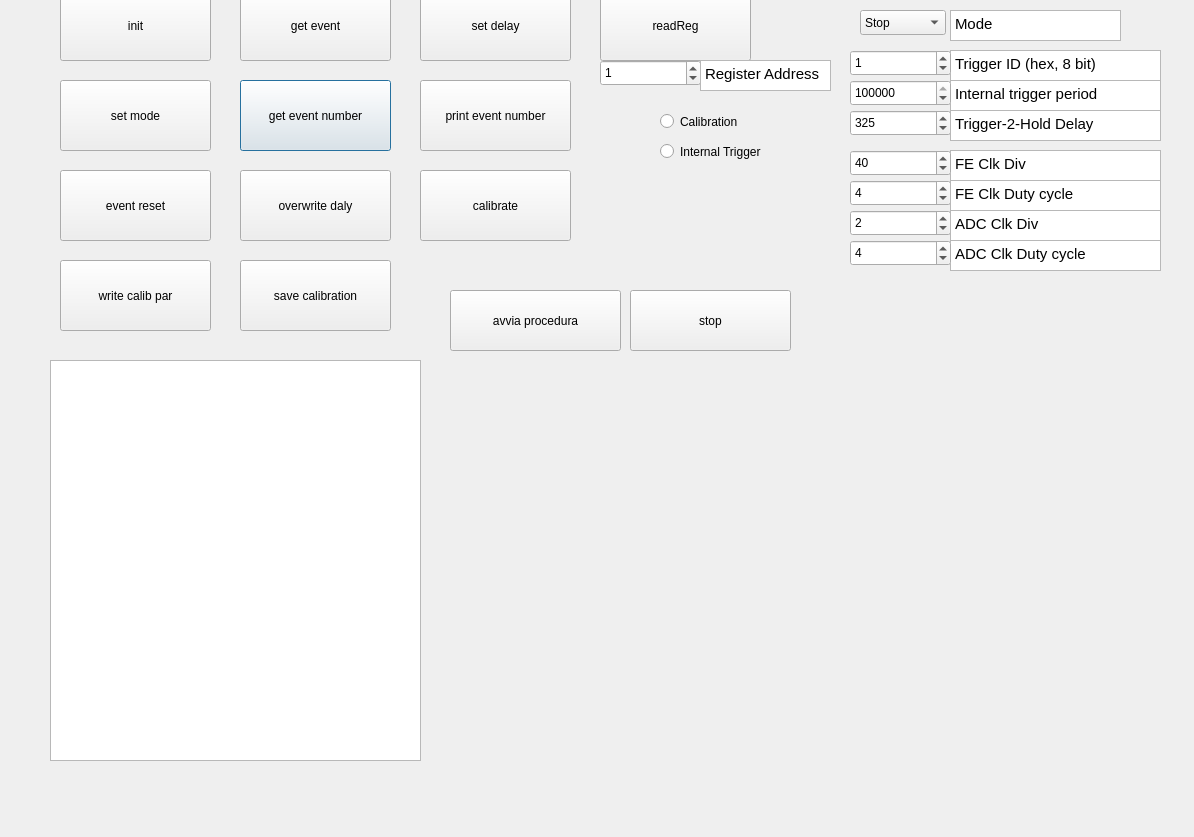
<?xml version="1.0" encoding="UTF-8"?>
<ui version="4.0">
 <class>comandiPrincipali</class>
 <widget class="QDialog" name="comandiPrincipali">
  <property name="geometry">
   <rect>
    <x>0</x>
    <y>0</y>
    <width>1194</width>
    <height>837</height>
   </rect>
  </property>
  <property name="windowTitle">
   <string>Dialog</string>
  </property>
  <widget class="QTextEdit" name="dati">
   <property name="geometry">
    <rect>
     <x>50</x>
     <y>360</y>
     <width>371</width>
     <height>401</height>
    </rect>
   </property>
  </widget>
  <widget class="QPushButton" name="geteventnumber">
   <property name="geometry">
    <rect>
     <x>240</x>
     <y>80</y>
     <width>151</width>
     <height>71</height>
    </rect>
   </property>
   <property name="text">
    <string>get event number</string>
   </property>
  </widget>
  <widget class="QPushButton" name="savecalibration">
   <property name="geometry">
    <rect>
     <x>240</x>
     <y>260</y>
     <width>151</width>
     <height>71</height>
    </rect>
   </property>
   <property name="text">
    <string>save calibration</string>
   </property>
  </widget>
  <widget class="QPushButton" name="init">
   <property name="geometry">
    <rect>
     <x>60</x>
     <y>-10</y>
     <width>151</width>
     <height>71</height>
    </rect>
   </property>
   <property name="text">
    <string>init</string>
   </property>
  </widget>
  <widget class="QPushButton" name="setdelay">
   <property name="geometry">
    <rect>
     <x>420</x>
     <y>-10</y>
     <width>151</width>
     <height>71</height>
    </rect>
   </property>
   <property name="text">
    <string>set delay</string>
   </property>
  </widget>
  <widget class="QCustomPlot" name="plot" native="true">
   <property name="geometry">
    <rect>
     <x>450</x>
     <y>360</y>
     <width>571</width>
     <height>401</height>
    </rect>
   </property>
  </widget>
  <widget class="QPushButton" name="eventreset">
   <property name="geometry">
    <rect>
     <x>60</x>
     <y>170</y>
     <width>151</width>
     <height>71</height>
    </rect>
   </property>
   <property name="text">
    <string>event reset</string>
   </property>
  </widget>
  <widget class="QPushButton" name="writecalibpar">
   <property name="geometry">
    <rect>
     <x>60</x>
     <y>260</y>
     <width>151</width>
     <height>71</height>
    </rect>
   </property>
   <property name="text">
    <string>write calib par</string>
   </property>
  </widget>
  <widget class="QPushButton" name="getevent">
   <property name="geometry">
    <rect>
     <x>240</x>
     <y>-10</y>
     <width>151</width>
     <height>71</height>
    </rect>
   </property>
   <property name="text">
    <string>get event</string>
   </property>
  </widget>
  <widget class="QPushButton" name="printeventnumber">
   <property name="geometry">
    <rect>
     <x>420</x>
     <y>80</y>
     <width>151</width>
     <height>71</height>
    </rect>
   </property>
   <property name="text">
    <string>print event number</string>
   </property>
  </widget>
  <widget class="QPushButton" name="calibrate">
   <property name="geometry">
    <rect>
     <x>420</x>
     <y>170</y>
     <width>151</width>
     <height>71</height>
    </rect>
   </property>
   <property name="text">
    <string>calibrate</string>
   </property>
  </widget>
  <widget class="QPushButton" name="avvia">
   <property name="geometry">
    <rect>
     <x>450</x>
     <y>290</y>
     <width>171</width>
     <height>61</height>
    </rect>
   </property>
   <property name="text">
    <string>avvia procedura</string>
   </property>
  </widget>
  <widget class="QPushButton" name="overwritedelay">
   <property name="geometry">
    <rect>
     <x>240</x>
     <y>170</y>
     <width>151</width>
     <height>71</height>
    </rect>
   </property>
   <property name="text">
    <string>overwrite daly</string>
   </property>
  </widget>
  <widget class="QPushButton" name="stop">
   <property name="geometry">
    <rect>
     <x>630</x>
     <y>290</y>
     <width>161</width>
     <height>61</height>
    </rect>
   </property>
   <property name="text">
    <string>stop</string>
   </property>
  </widget>
  <widget class="QPushButton" name="setmode">
   <property name="geometry">
    <rect>
     <x>60</x>
     <y>80</y>
     <width>151</width>
     <height>71</height>
    </rect>
   </property>
   <property name="text">
    <string>set mode</string>
   </property>
  </widget>
  <widget class="QPushButton" name="readReg">
   <property name="geometry">
    <rect>
     <x>600</x>
     <y>-10</y>
     <width>151</width>
     <height>71</height>
    </rect>
   </property>
   <property name="text">
    <string>readReg</string>
   </property>
  </widget>
  <widget class="QRadioButton" name="calibrationRadio">
   <property name="geometry">
    <rect>
     <x>660</x>
     <y>110</y>
     <width>131</width>
     <height>23</height>
    </rect>
   </property>
   <property name="text">
    <string>Calibration</string>
   </property>
  </widget>
  <widget class="QRadioButton" name="intTrigRadio">
   <property name="geometry">
    <rect>
     <x>660</x>
     <y>140</y>
     <width>141</width>
     <height>23</height>
    </rect>
   </property>
   <property name="text">
    <string>Internal Trigger</string>
   </property>
  </widget>
  <widget class="QSpinBox" name="TrigDelay">
   <property name="geometry">
    <rect>
     <x>850</x>
     <y>110</y>
     <width>101</width>
     <height>26</height>
    </rect>
   </property>
   <property name="maximum">
    <number>65535</number>
   </property>
   <property name="value">
    <number>325</number>
   </property>
   <property name="displayIntegerBase">
    <number>10</number>
   </property>
  </widget>
  <widget class="QTextBrowser" name="textBrowser">
   <property name="geometry">
    <rect>
     <x>950</x>
     <y>110</y>
     <width>211</width>
     <height>31</height>
    </rect>
   </property>
   <property name="html">
    <string>&lt;!DOCTYPE HTML PUBLIC &quot;-//W3C//DTD HTML 4.0//EN&quot; &quot;http://www.w3.org/TR/REC-html40/strict.dtd&quot;&gt;
&lt;html&gt;&lt;head&gt;&lt;meta name=&quot;qrichtext&quot; content=&quot;1&quot; /&gt;&lt;style type=&quot;text/css&quot;&gt;
p, li { white-space: pre-wrap; }
&lt;/style&gt;&lt;/head&gt;&lt;body style=&quot; font-family:'Ubuntu'; font-size:11pt; font-weight:400; font-style:normal;&quot;&gt;
&lt;p style=&quot; margin-top:0px; margin-bottom:0px; margin-left:0px; margin-right:0px; -qt-block-indent:0; text-indent:0px;&quot;&gt;Trigger-2-Hold Delay&lt;/p&gt;&lt;/body&gt;&lt;/html&gt;</string>
   </property>
  </widget>
  <widget class="QComboBox" name="modeBox">
   <property name="geometry">
    <rect>
     <x>860</x>
     <y>10</y>
     <width>86</width>
     <height>25</height>
    </rect>
   </property>
   <item>
    <property name="text">
     <string>Stop</string>
    </property>
   </item>
   <item>
    <property name="text">
     <string>Start</string>
    </property>
   </item>
  </widget>
  <widget class="QTextBrowser" name="textBrowser_2">
   <property name="geometry">
    <rect>
     <x>950</x>
     <y>10</y>
     <width>171</width>
     <height>31</height>
    </rect>
   </property>
   <property name="html">
    <string>&lt;!DOCTYPE HTML PUBLIC &quot;-//W3C//DTD HTML 4.0//EN&quot; &quot;http://www.w3.org/TR/REC-html40/strict.dtd&quot;&gt;
&lt;html&gt;&lt;head&gt;&lt;meta name=&quot;qrichtext&quot; content=&quot;1&quot; /&gt;&lt;style type=&quot;text/css&quot;&gt;
p, li { white-space: pre-wrap; }
&lt;/style&gt;&lt;/head&gt;&lt;body style=&quot; font-family:'Ubuntu'; font-size:11pt; font-weight:400; font-style:normal;&quot;&gt;
&lt;p style=&quot; margin-top:0px; margin-bottom:0px; margin-left:0px; margin-right:0px; -qt-block-indent:0; text-indent:0px;&quot;&gt;Mode&lt;/p&gt;&lt;/body&gt;&lt;/html&gt;</string>
   </property>
  </widget>
  <widget class="QTextBrowser" name="textBrowser_3">
   <property name="geometry">
    <rect>
     <x>950</x>
     <y>80</y>
     <width>211</width>
     <height>31</height>
    </rect>
   </property>
   <property name="html">
    <string>&lt;!DOCTYPE HTML PUBLIC &quot;-//W3C//DTD HTML 4.0//EN&quot; &quot;http://www.w3.org/TR/REC-html40/strict.dtd&quot;&gt;
&lt;html&gt;&lt;head&gt;&lt;meta name=&quot;qrichtext&quot; content=&quot;1&quot; /&gt;&lt;style type=&quot;text/css&quot;&gt;
p, li { white-space: pre-wrap; }
&lt;/style&gt;&lt;/head&gt;&lt;body style=&quot; font-family:'Ubuntu'; font-size:11pt; font-weight:400; font-style:normal;&quot;&gt;
&lt;p style=&quot; margin-top:0px; margin-bottom:0px; margin-left:0px; margin-right:0px; -qt-block-indent:0; text-indent:0px;&quot;&gt;Internal trigger period&lt;/p&gt;&lt;/body&gt;&lt;/html&gt;</string>
   </property>
  </widget>
  <widget class="QSpinBox" name="intTrigPeriod">
   <property name="geometry">
    <rect>
     <x>850</x>
     <y>80</y>
     <width>101</width>
     <height>26</height>
    </rect>
   </property>
   <property name="maximum">
    <number>999999999</number>
   </property>
   <property name="value">
    <number>50000000</number>
   </property>
   <property name="displayIntegerBase">
    <number>10</number>
   </property>
  </widget>
  <widget class="QTextBrowser" name="textBrowser_4">
   <property name="geometry">
    <rect>
     <x>950</x>
     <y>50</y>
     <width>211</width>
     <height>31</height>
    </rect>
   </property>
   <property name="html">
    <string>&lt;!DOCTYPE HTML PUBLIC &quot;-//W3C//DTD HTML 4.0//EN&quot; &quot;http://www.w3.org/TR/REC-html40/strict.dtd&quot;&gt;
&lt;html&gt;&lt;head&gt;&lt;meta name=&quot;qrichtext&quot; content=&quot;1&quot; /&gt;&lt;style type=&quot;text/css&quot;&gt;
p, li { white-space: pre-wrap; }
&lt;/style&gt;&lt;/head&gt;&lt;body style=&quot; font-family:'Ubuntu'; font-size:11pt; font-weight:400; font-style:normal;&quot;&gt;
&lt;p style=&quot; margin-top:0px; margin-bottom:0px; margin-left:0px; margin-right:0px; -qt-block-indent:0; text-indent:0px;&quot;&gt;Trigger ID (hex, 8 bit)&lt;/p&gt;&lt;/body&gt;&lt;/html&gt;</string>
   </property>
  </widget>
  <widget class="QSpinBox" name="DetID">
   <property name="geometry">
    <rect>
     <x>850</x>
     <y>50</y>
     <width>101</width>
     <height>26</height>
    </rect>
   </property>
   <property name="maximum">
    <number>255</number>
   </property>
   <property name="value">
    <number>1</number>
   </property>
   <property name="displayIntegerBase">
    <number>16</number>
   </property>
  </widget>
  <widget class="QTextBrowser" name="textBrowser_5">
   <property name="geometry">
    <rect>
     <x>950</x>
     <y>150</y>
     <width>211</width>
     <height>31</height>
    </rect>
   </property>
   <property name="html">
    <string>&lt;!DOCTYPE HTML PUBLIC &quot;-//W3C//DTD HTML 4.0//EN&quot; &quot;http://www.w3.org/TR/REC-html40/strict.dtd&quot;&gt;
&lt;html&gt;&lt;head&gt;&lt;meta name=&quot;qrichtext&quot; content=&quot;1&quot; /&gt;&lt;style type=&quot;text/css&quot;&gt;
p, li { white-space: pre-wrap; }
&lt;/style&gt;&lt;/head&gt;&lt;body style=&quot; font-family:'Ubuntu'; font-size:11pt; font-weight:400; font-style:normal;&quot;&gt;
&lt;p style=&quot; margin-top:0px; margin-bottom:0px; margin-left:0px; margin-right:0px; -qt-block-indent:0; text-indent:0px;&quot;&gt;FE Clk Div&lt;/p&gt;&lt;/body&gt;&lt;/html&gt;</string>
   </property>
  </widget>
  <widget class="QSpinBox" name="feClkDiv">
   <property name="geometry">
    <rect>
     <x>850</x>
     <y>150</y>
     <width>101</width>
     <height>26</height>
    </rect>
   </property>
   <property name="maximum">
    <number>65535</number>
   </property>
   <property name="value">
    <number>40</number>
   </property>
   <property name="displayIntegerBase">
    <number>10</number>
   </property>
  </widget>
  <widget class="QSpinBox" name="feClkDuty">
   <property name="geometry">
    <rect>
     <x>850</x>
     <y>180</y>
     <width>101</width>
     <height>26</height>
    </rect>
   </property>
   <property name="maximum">
    <number>15</number>
   </property>
   <property name="value">
    <number>4</number>
   </property>
   <property name="displayIntegerBase">
    <number>10</number>
   </property>
  </widget>
  <widget class="QTextBrowser" name="textBrowser_6">
   <property name="geometry">
    <rect>
     <x>950</x>
     <y>180</y>
     <width>211</width>
     <height>31</height>
    </rect>
   </property>
   <property name="html">
    <string>&lt;!DOCTYPE HTML PUBLIC &quot;-//W3C//DTD HTML 4.0//EN&quot; &quot;http://www.w3.org/TR/REC-html40/strict.dtd&quot;&gt;
&lt;html&gt;&lt;head&gt;&lt;meta name=&quot;qrichtext&quot; content=&quot;1&quot; /&gt;&lt;style type=&quot;text/css&quot;&gt;
p, li { white-space: pre-wrap; }
&lt;/style&gt;&lt;/head&gt;&lt;body style=&quot; font-family:'Ubuntu'; font-size:11pt; font-weight:400; font-style:normal;&quot;&gt;
&lt;p style=&quot; margin-top:0px; margin-bottom:0px; margin-left:0px; margin-right:0px; -qt-block-indent:0; text-indent:0px;&quot;&gt;FE Clk Duty cycle&lt;/p&gt;&lt;/body&gt;&lt;/html&gt;</string>
   </property>
  </widget>
  <widget class="QSpinBox" name="adcClkDiv">
   <property name="geometry">
    <rect>
     <x>850</x>
     <y>210</y>
     <width>101</width>
     <height>26</height>
    </rect>
   </property>
   <property name="maximum">
    <number>65535</number>
   </property>
   <property name="value">
    <number>2</number>
   </property>
   <property name="displayIntegerBase">
    <number>10</number>
   </property>
  </widget>
  <widget class="QTextBrowser" name="textBrowser_7">
   <property name="geometry">
    <rect>
     <x>950</x>
     <y>210</y>
     <width>211</width>
     <height>31</height>
    </rect>
   </property>
   <property name="html">
    <string>&lt;!DOCTYPE HTML PUBLIC &quot;-//W3C//DTD HTML 4.0//EN&quot; &quot;http://www.w3.org/TR/REC-html40/strict.dtd&quot;&gt;
&lt;html&gt;&lt;head&gt;&lt;meta name=&quot;qrichtext&quot; content=&quot;1&quot; /&gt;&lt;style type=&quot;text/css&quot;&gt;
p, li { white-space: pre-wrap; }
&lt;/style&gt;&lt;/head&gt;&lt;body style=&quot; font-family:'Ubuntu'; font-size:11pt; font-weight:400; font-style:normal;&quot;&gt;
&lt;p style=&quot; margin-top:0px; margin-bottom:0px; margin-left:0px; margin-right:0px; -qt-block-indent:0; text-indent:0px;&quot;&gt;ADC Clk Div&lt;/p&gt;&lt;/body&gt;&lt;/html&gt;</string>
   </property>
  </widget>
  <widget class="QTextBrowser" name="textBrowser_8">
   <property name="geometry">
    <rect>
     <x>950</x>
     <y>240</y>
     <width>211</width>
     <height>31</height>
    </rect>
   </property>
   <property name="html">
    <string>&lt;!DOCTYPE HTML PUBLIC &quot;-//W3C//DTD HTML 4.0//EN&quot; &quot;http://www.w3.org/TR/REC-html40/strict.dtd&quot;&gt;
&lt;html&gt;&lt;head&gt;&lt;meta name=&quot;qrichtext&quot; content=&quot;1&quot; /&gt;&lt;style type=&quot;text/css&quot;&gt;
p, li { white-space: pre-wrap; }
&lt;/style&gt;&lt;/head&gt;&lt;body style=&quot; font-family:'Ubuntu'; font-size:11pt; font-weight:400; font-style:normal;&quot;&gt;
&lt;p style=&quot; margin-top:0px; margin-bottom:0px; margin-left:0px; margin-right:0px; -qt-block-indent:0; text-indent:0px;&quot;&gt;ADC Clk Duty cycle&lt;/p&gt;&lt;/body&gt;&lt;/html&gt;</string>
   </property>
  </widget>
  <widget class="QSpinBox" name="adcClkDuty">
   <property name="geometry">
    <rect>
     <x>850</x>
     <y>240</y>
     <width>101</width>
     <height>26</height>
    </rect>
   </property>
   <property name="maximum">
    <number>15</number>
   </property>
   <property name="value">
    <number>4</number>
   </property>
   <property name="displayIntegerBase">
    <number>10</number>
   </property>
  </widget>
  <widget class="QSpinBox" name="regAddr">
   <property name="geometry">
    <rect>
     <x>600</x>
     <y>60</y>
     <width>101</width>
     <height>26</height>
    </rect>
   </property>
   <property name="maximum">
    <number>32</number>
   </property>
   <property name="value">
    <number>1</number>
   </property>
   <property name="displayIntegerBase">
    <number>16</number>
   </property>
  </widget>
  <widget class="QTextBrowser" name="textBrowser_9">
   <property name="geometry">
    <rect>
     <x>700</x>
     <y>60</y>
     <width>131</width>
     <height>31</height>
    </rect>
   </property>
   <property name="html">
    <string>&lt;!DOCTYPE HTML PUBLIC &quot;-//W3C//DTD HTML 4.0//EN&quot; &quot;http://www.w3.org/TR/REC-html40/strict.dtd&quot;&gt;
&lt;html&gt;&lt;head&gt;&lt;meta name=&quot;qrichtext&quot; content=&quot;1&quot; /&gt;&lt;style type=&quot;text/css&quot;&gt;
p, li { white-space: pre-wrap; }
&lt;/style&gt;&lt;/head&gt;&lt;body style=&quot; font-family:'Ubuntu'; font-size:11pt; font-weight:400; font-style:normal;&quot;&gt;
&lt;p style=&quot; margin-top:0px; margin-bottom:0px; margin-left:0px; margin-right:0px; -qt-block-indent:0; text-indent:0px;&quot;&gt;Register Address&lt;/p&gt;&lt;/body&gt;&lt;/html&gt;</string>
   </property>
  </widget>
 </widget>
 <customwidgets>
  <customwidget>
   <class>QCustomPlot</class>
   <extends>QWidget</extends>
   <header>./qcustomplot.h</header>
   <container>1</container>
  </customwidget>
 </customwidgets>
 <resources/>
 <connections/>
</ui>
